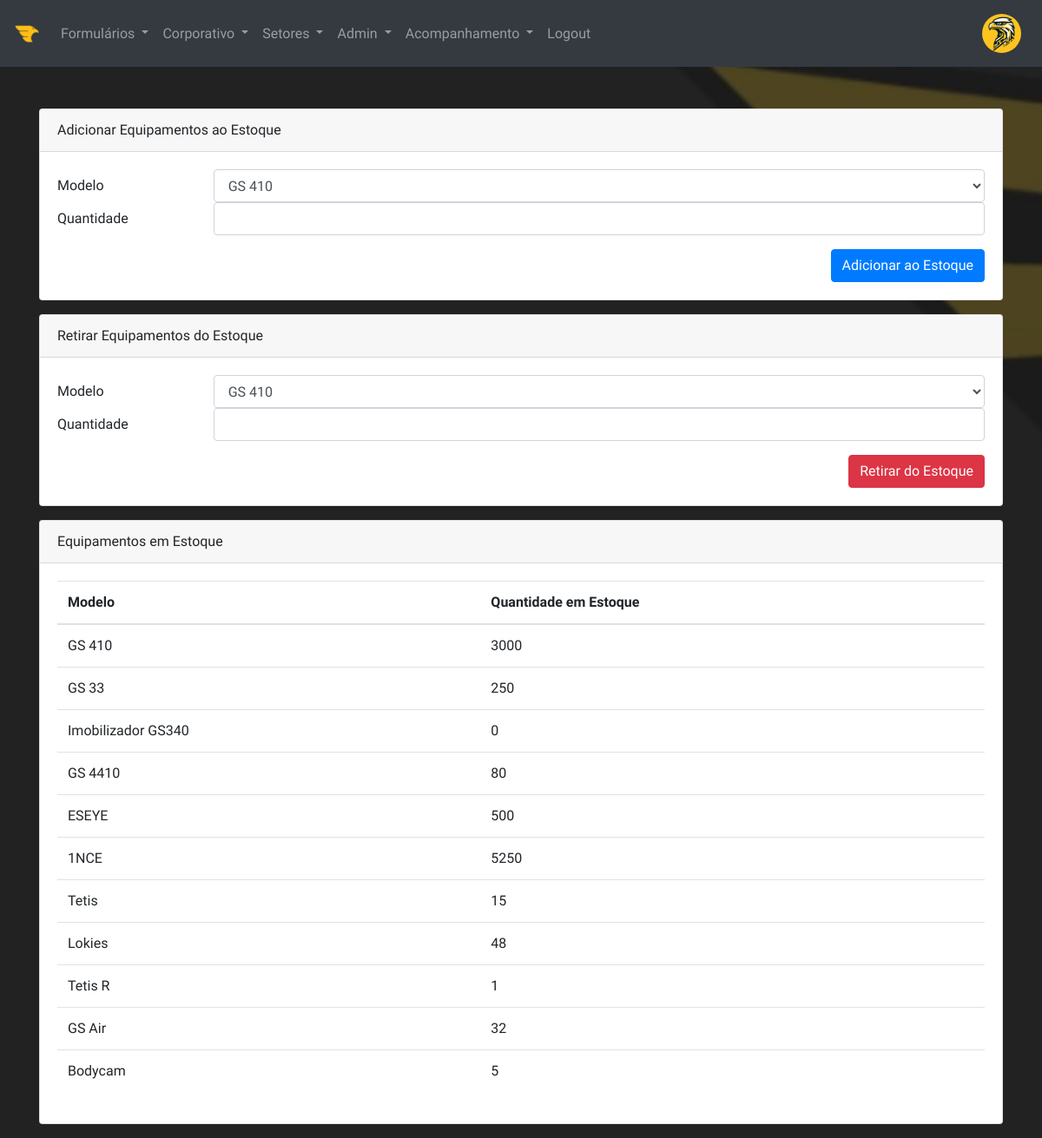
The app's page /stock (signed in), older data.
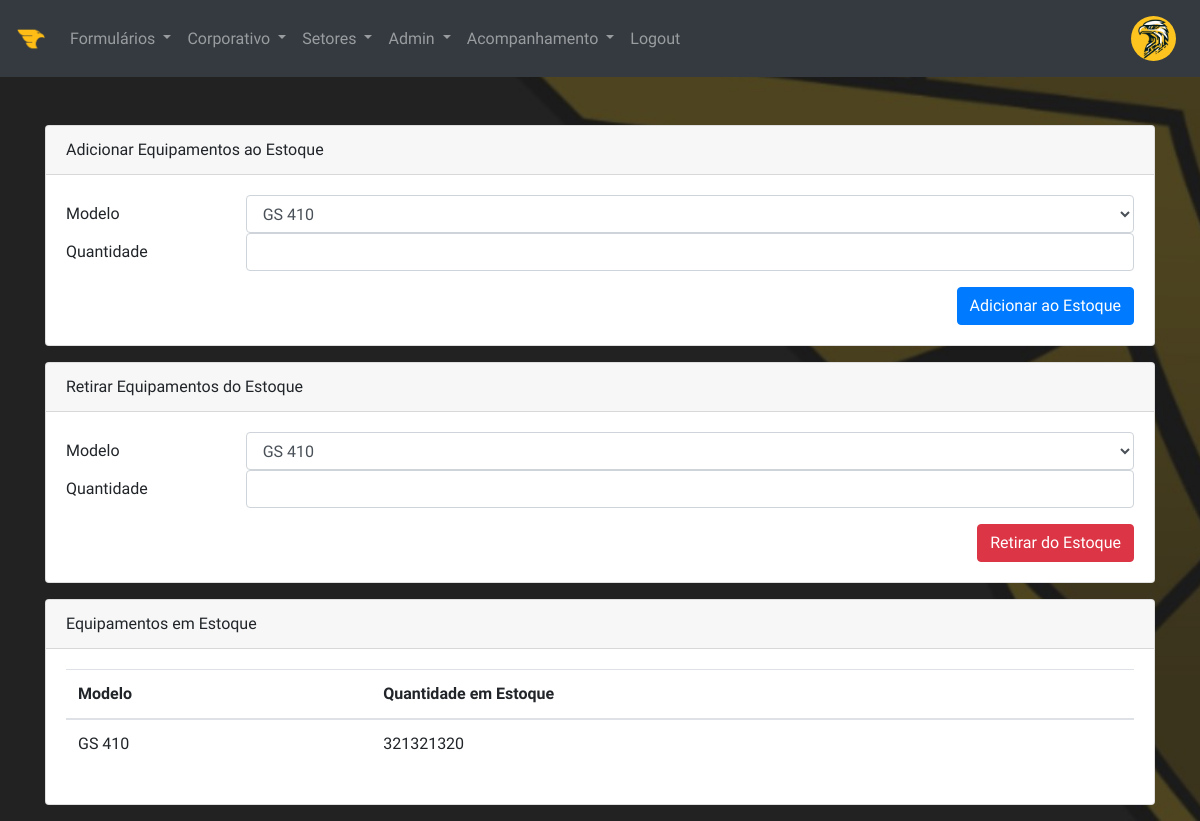
The same page, newer data.
### models.py (models this page shows, shortened)
class User(UserMixin, db.Model):
    __tablename__ = 'users'  # Nome da tabela no banco de dados
    id = db.Column(db.Integer, primary_key=True)  # ID do usuário
    username = db.Column(db.String(100), unique=True, nullable=False)  # Nome de usuário
    email = db.Column(db.String(100), unique=True, nullable=False)  # E-mail do usuário
    password_hash = db.Column(db.String(128), nullable=False)  # Hash da senha do usuário
    profile_picture = db.Column(db.String(100), default='/img/logo-golden.png')  # Imagem de perfil do usuário
    additional_info = db.Column(db.Text)  # Informações adicionais sobre o usuário
    access_level = db.Column(db.String(20), default='User')  # Nível de acesso do usuário

class EquipmentStock(db.Model):
    id = db.Column(db.Integer, primary_key=True)  # ID do estoque de equipamentos
    model = db.Column(db.String(50))  # Modelo do equipamento
    quantity_in_stock = db.Column(db.Integer, default=0)  # Quantidade de equipamentos em estoque

### routes.py (the view)
@app.route('/stock', methods=['GET'])
@login_required  # Requer que o usuário esteja autenticado
@check_permissions(['Admin', 'Inteligência', 'CEO'])  # Verifica as permissões do usuário
def view_stock():
    form_entry = EquipmentStockForm(prefix="entry")
    form_withdrawal = EquipmentStockForm(prefix="withdrawal")
    equipment_stock = EquipmentStock.query.all()
    return render_template('stock_management.html',
                           form_entry=form_entry,
                           form_withdrawal=form_withdrawal,
                           equipment_stock=equipment_stock)

### forms.py
class EquipmentStockForm(FlaskForm):
    model = SelectField('Modelo', choices=[('GS 410', 'GS 410'), ('GS 4410', 'GS 4410'), ('GS 419', 'GS 419'), ('GS 33', 'GS 33'), ('GS 33 4G', 'GS 33 4G'),
                                           ('Tetis', 'Tetis'),('GS 480 (Antena)', 'GS 480 (Antena)'),('GS 489 (Antena)', 'GS 489 (Antena)'), ('Ayama (Antena)', 'Ayama (Antena)'), ('Tetis R', 'Tetis R'), ('GS Air', 'GS Air'), ('Lokies', 'Lokies'),
                                           ('Imobilizador GS340', 'Imobilizador GS340'),('Localizador GS310', 'Localizador GS310'),
                                           ('Localizador GS390', 'Localizador GS390'), ('Bodycam', 'Bodycam'), ('ESEYE', 'ESEYE'), ('1NCE', '1NCE'), ('Carregador + Cabo', 'Carregador + Cabo')], validators=[DataRequired()])
    quantity_in_stock = IntegerField('Quantidade', validators=[DataRequired()])

### app.py (called while the page is built)
@login_manager.user_loader
def load_user(user_id):
    return User.query.get(int(user_id))  # Retorna o usuário pelo ID

### routes.py (called while the page is built)
def check_permissions(access_level):
    def decorator(func):
        @wraps(func)
        def wrapper(*args, **kwargs):
            if current_user.is_authenticated and current_user.access_level in access_level:
                return func(*args, **kwargs)
            else:
                flash('Você não tem permissão para acessar esta página.', 'danger')
                return redirect(url_for('index'))
        return wrapper
    return decorator

### templates/stock_management.html (shortened to what this page needs)
{% extends 'base.html' %}
{% block content %}
<div class="container mt-5">
    <div class="card my-3">
        <div class="card-header">Adicionar Equipamentos ao Estoque</div>
        <div class="card-body">
            <form action="{{ url_for('add_to_stock') }}" method="post">
                <div class="form-row">
                    {{ form_entry.model.label(class="col-sm-2 col-form-label") }}
                    <div class="col-sm-10">
                        {{ form_entry.model(class="form-control", id="entry-model") }}
                    </div>
                </div>
                <div class="form-row">
                    {{ form_entry.quantity_in_stock.label(class="col-sm-2 col-form-label") }}
                    <div class="col-sm-10">
                        {{ form_entry.quantity_in_stock(class="form-control", id="entry-quantity") }}
                    </div>
                </div>
                <div class="form-row">
                    <div class="col-sm-12 text-right">
                        <button type="submit" class="btn btn-primary mt-3">Adicionar ao Estoque</button>
                    </div>
                </div>
            </form>
        </div>
    </div>
    <div class="card my-3">
        <div class="card-header">Retirar Equipamentos do Estoque</div>
        <div class="card-body">
            <form action="{{ url_for('withdraw_from_stock') }}" method="post">
                <div class="form-row">
                    {{ form_withdrawal.model.label(class="col-sm-2 col-form-label") }}
                    <div class="col-sm-10">
                        {{ form_withdrawal.model(class="form-control", id="withdrawal-model") }}
                    </div>
                </div>
                <div class="form-row">
                    {{ form_withdrawal.quantity_in_stock.label(class="col-sm-2 col-form-label") }}
                    <div class="col-sm-10">
                        {{ form_withdrawal.quantity_in_stock(class="form-control", id="withdrawal-quantity") }}
                    </div>
                </div>
                <div class="form-row">
                    <div class="col-sm-12 text-right">
                        <button type="submit" class="btn btn-danger mt-3">Retirar do Estoque</button>
                    </div>
                </div>
            </form>
        </div>
    </div>
    <div class="card my-3">
        <div class="card-header">Equipamentos em Estoque</div>
        <div class="card-body">
            <table class="table">
                <thead>
                    <tr>
                        <th>Modelo</th>
                        <th>Quantidade em Estoque</th>
                    </tr>
                </thead>
                <tbody>
                    {% for equipment in equipment_stock %}
                    <tr>
                        <td>{{ equipment.model }}</td>
                        <td>{{ equipment.quantity_in_stock }}</td>
                    </tr>
                    {% endfor %}
                </tbody>
            </table>
        </div>
    </div>
</div>
{% endblock %}

### templates/base.html (shortened to what this page needs)
<!DOCTYPE html>
<html lang="en">
<head>
    <link rel="stylesheet" href="https://stackpath.bootstrapcdn.com/bootstrap/4.5.2/css/bootstrap.min.css">
    <link rel="stylesheet" href="https://cdnjs.cloudflare.com/ajax/libs/font-awesome/5.15.1/css/all.min.css">
    <link rel="stylesheet" href="https://cdnjs.cloudflare.com/ajax/libs/animate.css/4.1.1/animate.min.css"/>
    <link rel="stylesheet" href="{{ url_for('static', filename='css/style.css') }}">
</head>
<body>
    <nav class="navbar navbar-expand-lg navbar-dark bg-dark">
        <a class="navbar-brand" href="{{ url_for('index') }}">
            <img src="{{ url_for('static', filename='img/logo-int.png') }}" alt="InteGS" height="30">
        </a>
        <div class="collapse navbar-collapse" id="navbarNav">
            <ul class="navbar-nav mr-auto">
                {% if current_user.is_authenticated %}
                {% if current_user.access_level in ['Admin', 'Manutenção', 'Comercial', 'Inteligência', 'Expedição'] %}
                <li class="nav-item dropdown">
                    <a class="nav-link dropdown-toggle" href="#" id="formsDropdown" role="button" data-toggle="dropdown" aria-haspopup="true" aria-expanded="false">
                        Formulários
                    </a>
                </li>
                {% endif %}
                {% if current_user.access_level in ['Admin', 'Diretoria', 'CEO', 'Inteligência'] %}
                <li class="nav-item dropdown">
                    <a class="nav-link dropdown-toggle" href="#" id="corporateDropdown" role="button" data-toggle="dropdown" aria-haspopup="true" aria-expanded="false">
                        Corporativo
                    </a>
                </li>
                {% endif %}
                {% if current_user.access_level in ['Admin', 'Manutenção', 'Comercial', 'Inteligência', 'CEO', 'Diretoria', 'Expedição', 'Configuração'] %}
                <li class="nav-item dropdown">
                    <a class="nav-link dropdown-toggle" href="#" id="sectorsDropdown" role="button" data-toggle="dropdown" aria-haspopup="true" aria-expanded="false">
                        Setores
                    </a>
                </li>
                {% endif %}
                {% if current_user.access_level in ['Admin','Inteligência', 'CEO', 'Diretoria'] %}
                <li class="nav-item dropdown">
                    <a class="nav-link dropdown-toggle" href="#" id="sectorsDropdown" role="button" data-toggle="dropdown" aria-haspopup="true" aria-expanded="false">
                        Admin
                    </a>
                </li>
                {% endif %}
                {% if current_user.access_level in ['Acompanhamento', 'Admin', 'Inteligência', 'Supervisor', 'CEO', 'Diretoria'] %}
                <li class="nav-item dropdown">
                    <a class="nav-link dropdown-toggle" href="#" id="sectorsDropdown" role="button" data-toggle="dropdown" aria-haspopup="true" aria-expanded="false">
                        Acompanhamento
                    </a>
                </li>
                {% endif %}
                <li class="nav-item">
                    <a class="nav-link" href="{{ url_for('logout') }}">Logout</a>
                </li>
                {% endif %}
            </ul>
            <ul class="navbar-nav">
                <li class="nav-item">
                    {% if current_user.is_authenticated %}
                    <a class="nav-link" href="{{ url_for('profile') }}">
                        <img src="{{ url_for('static', filename='img/' + current_user.profile_picture) }}" class="rounded-circle profile-icon" style="width: 45px; height: 45px;" alt="Foto do perfil">
                    </a>
                    {% endif %}
                </li>
            </ul>
        </div>
    </nav>
    {% block content %}{% endblock %}
</body>
</html>

### static/css/style.css (style rules this page uses)
* { margin: 0; padding: 0; box-sizing: border-box; }
body { font-family: "Ubuntu Sans", sans-serif; background-image: url("/static/img/wallpaper.jpg"); background-repeat: no-repeat; background-size: cover; background-attachment: fixed; overflow-x: hidden; }

Row changes from the older to the newer data that the page shows:
removed EquipmentStock: model "GS 33", quantity_in_stock "250"
removed EquipmentStock: model "Imobilizador GS340", quantity_in_stock "0"
removed EquipmentStock: model "GS 4410", quantity_in_stock "80"
removed EquipmentStock: model "ESEYE", quantity_in_stock "500"
removed EquipmentStock: model "1NCE", quantity_in_stock "5250"
removed EquipmentStock: model "Tetis", quantity_in_stock "15"
removed EquipmentStock: model "Lokies", quantity_in_stock "48"
removed EquipmentStock: model "Tetis R", quantity_in_stock "1"
removed EquipmentStock: model "GS Air", quantity_in_stock "32"
removed EquipmentStock: model "Bodycam", quantity_in_stock "5"
changed EquipmentStock "GS 410": quantity_in_stock "3000" → "321321320"
